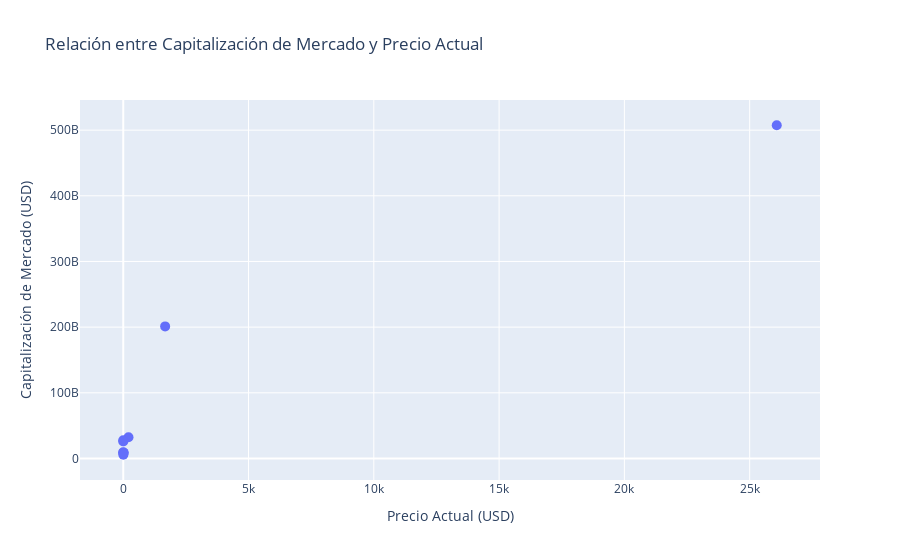

Write notebook code for a chart like this one.
### Markdown cell above
# Análisis de la capitalización de mercado con respecto al Volumen de Negociación.

Podemos interpretar a partir de los datos presentados que se tiene una relación directa entre la capitalzación de mercado y el Volumen de Negociación en el mercado de las criptomonedas, es decir en cuanto mayor sea la capitalización de mercado tenga una criptomoneda igualmente va creciendo el volumen de Negociación.
Según los datos disponibles en la API CoinGecko las monedas que presentan esta relación en la capitalización son el bitcoin y el ethereum seguidos por el USDCoin. Dentro de la canasta de monedas analizadas el Polkadot presenta la menor relación entres estas variables.

### Code cell
# Graficación de la correlación entre la capitalización de Mercado y el Precio Actual del conjunto de monedas de análisis

fig = px.scatter(CoinsMktAnalysis, x="current_price", y="market_cap", hover_name="name",
                 title="Relación entre Capitalización de Mercado y Precio Actual",
                 labels={"current_price": "Precio Actual (USD)",
                         "market_cap": "Capitalización de Mercado (USD)"})
fig.update_layout(xaxis_title="Precio Actual (USD)", yaxis_title="Capitalización de Mercado (USD)")
fig.update_traces(marker=dict(size=10))
fig.show()

### Figure 1 — Plotly figure (JSON) as saved in the notebook; plotly's stock layout.template omitted (floating-point values rounded to 4 significant figures)
{"data": [{"hovertemplate": "<b>%{hovertext}</b><br><br>Precio Actual (USD)=%{x}<br>Capitalización de Mercado (USD)=%{y}<extra></extra>", "hovertext": ["Bitcoin", "Ethereum", "BNB", "XRP", "USD Coin", "Cardano", "Dogecoin", "Solana", "Polkadot"], "legendgroup": "", "marker": {"color": "#636efa", "size": 10, "symbol": "circle"}, "mode": "markers", "name": "", "orientation": "v", "showlegend": false, "type": "scatter", "x": [26081, 1672.0, 209.4, 0.5245, 1.002, 0.2666, 0.06252, 21.23, 4.45], "xaxis": "x", "y": [507459580333, 201121701368, 32188872956, 27701121816, 25929584603, 9328064618, 8793965161, 8653034581, 5629131567], "yaxis": "y"}], "layout": {"legend": {"tracegroupgap": 0}, "title": {"text": "Relación entre Capitalización de Mercado y Precio Actual"}, "xaxis": {"anchor": "y", "domain": [0, 1], "title": {"text": "Precio Actual (USD)"}}, "yaxis": {"anchor": "x", "domain": [0, 1], "title": {"text": "Capitalización de Mercado (USD)"}}}}
